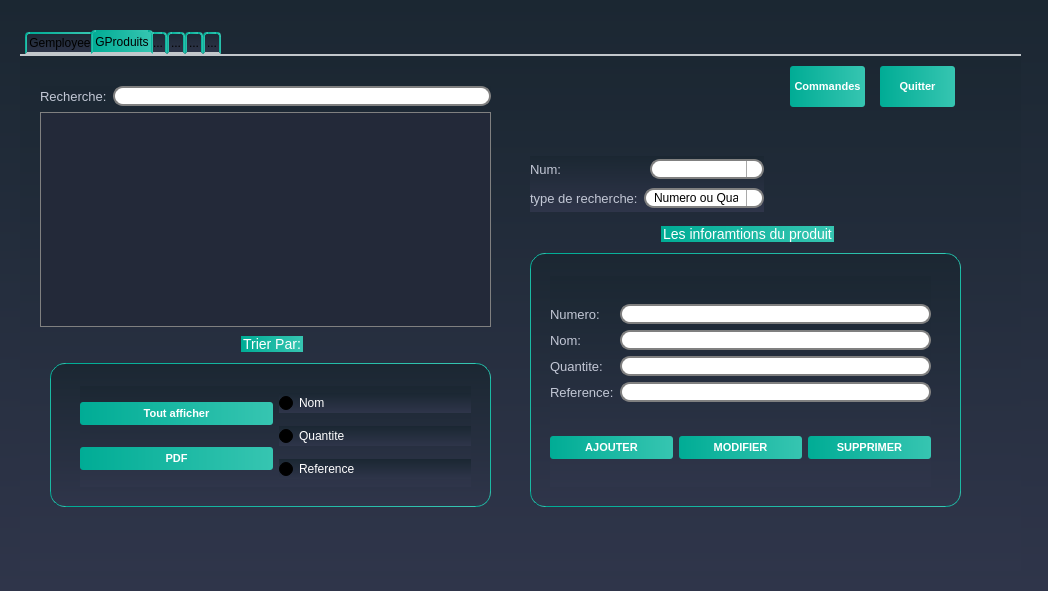
<?xml version="1.0" encoding="UTF-8"?>
<ui version="4.0">
 <class>Gproduits</class>
 <widget class="QDialog" name="Gproduits">
  <property name="geometry">
   <rect>
    <x>0</x>
    <y>0</y>
    <width>1048</width>
    <height>591</height>
   </rect>
  </property>
  <property name="windowTitle">
   <string>Dialog</string>
  </property>
  <property name="styleSheet">
   <string notr="true">/*-----QWidget-----*/

QWidget

{

	background-color: qlineargradient(spread:repeat, x1:1, y1:0, x2:1, y2:1, stop:0 rgba(27, 39, 50, 255),stop:1 rgba(47, 53, 74, 255));

	color: #000000;



}





/*-----QLabel-----*/

QLabel

{

	background-color: transparent;

	color: #c2c7d5;

	font-size: 13px;



}





/*-----QPushButton-----*/

QPushButton

{

	background-color: qlineargradient(spread:pad, x1:0, y1:0.511, x2:1, y2:0.511, stop:0 rgba(0, 172, 149, 255),stop:0.995192 rgba(54, 197, 177, 255));

	color: #fff;

	font-size: 11px;

	font-weight: bold;

	border: none;

	border-radius: 3px;

	padding: 5px;



}





QPushButton::pressed

{

	background-color: qlineargradient(spread:pad, x1:0, y1:0.511, x2:1, y2:0.511, stop:0 rgba(0, 207, 179, 255),stop:1 rgba(70, 255, 230, 255));



}





/*-----QCheckBox-----*/

QCheckBox

{

	background-color: transparent;

	color: #fff;

	font-size: 10px;

	font-weight: bold;

	border: none;

	border-radius: 5px;



}





/*-----QCheckBox-----*/

QCheckBox::indicator

{

    color: #b1b1b1;

    background-color: #323232;

    border: 1px solid darkgray;

    width: 12px;

    height: 12px;



}





QCheckBox::indicator:checked

{

    image:url(&quot;./ressources/check.png&quot;);

	background-color: qlineargradient(spread:pad, x1:0, y1:0.511, x2:1, y2:0.511, stop:0 rgba(0, 172, 149, 255),stop:0.995192 rgba(54, 197, 177, 255));;

    border: 1px solid #607cff;



}





QCheckBox::indicator:unchecked:hover

{

    border: 1px solid #08b099;



}





QCheckBox::disabled

{

	color: #656565;



}





QCheckBox::indicator:disabled

{

	background-color: #656565;

	color: #656565;

    border: 1px solid #656565;



}





/*-----QLineEdit-----*/

QLineEdit

{

	background-color: #c2c7d5;

	color: #000;

	font-weight: bold;

	border: none;

	border-radius: 2px;

	padding: 3px;



}







/*-----QListView-----*/

QListView

{

	background-color: qlineargradient(spread:pad, x1:1, y1:0, x2:1, y2:1, stop:0 rgba(50, 61, 80, 255),stop:1 rgba(44, 49, 69, 255));

	color: #fff;

	font-size: 12px;

	font-weight: bold;

	border: 1px solid #191919;

	show-decoration-selected: 0;



}





QListView::item

{

	color: #31cecb;

	background-color: #454e5e;

	border: none;

	padding: 5px;

	border-radius: 0px;

	padding-left : 10px;

	height: 42px;



}



QListView::item:selected

{

	color: #31cecb;

	background-color: #454e5e;



}





QListView::item:!selected

{

	color:white;

	background-color: transparent;

	border: none;

	padding-left : 10px;



}





QListView::item:!selected:hover

{

	color: #bbbcba;

	background-color: #454e5e;

	border: none;

	padding-left : 10px;



}





/*-----QTreeView-----*/

QTreeView 

{

	background-color: #232939;

	show-decoration-selected: 0;

	color: #c2c8d7;



}





QTreeView::item 

{

	border-top-color: transparent;

	border-bottom-color: transparent;



}





QTreeView::item:hover 

{

	background-color: #606060;

	color: #fff;



}





QTreeView::item:selected 

{

	background-color: #0ab19a;

	color: #fff;



}





QTreeView::item:selected:active

{

	background-color: #0ab19a;

	color: #fff;



}





QTreeView::branch:has-children:!has-siblings:closed,

QTreeView::branch:closed:has-children:has-siblings 

{

	image: url(://tree-closed.png);



}



QTreeView::branch:open:has-children:!has-siblings,

QTreeView::branch:open:has-children:has-siblings  

{

	image: url(://tree-open.png);



}





/*-----QTableView &amp; QTableWidget-----*/

QTableView

{

    background-color: #232939;

	border: 1px solid gray;

    color: #f0f0f0;

    gridline-color: #232939;

    outline : 0;



}





QTableView::disabled

{

    background-color: #242526;

    border: 1px solid #32414B;

    color: #656565;

    gridline-color: #656565;

    outline : 0;



}





QTableView::item:hover 

{

    background-color: #606060;

    color: #f0f0f0;



}





QTableView::item:selected 

{

	background-color: #0ab19a;

    color: #F0F0F0;



}





QTableView::item:selected:disabled

{

    background-color: #1a1b1c;

    border: 2px solid #525251;

    color: #656565;



}





QTableCornerButton::section

{

	background-color: #343a49;

    color: #fff;



}





QHeaderView::section

{

	color: #fff;

	border-top: 0px;

	border-bottom: 1px solid gray;

	border-right: 1px solid gray;

	background-color: #343a49;

    margin-top:1px;

	margin-bottom:1px;

	padding: 5px;



}





QHeaderView::section:disabled

{

    background-color: #525251;

    color: #656565;



}





QHeaderView::section:checked

{

    color: #fff;

    background-color: #0ab19a;



}





QHeaderView::section:checked:disabled

{

    color: #656565;

    background-color: #525251;



}





QHeaderView::section::vertical::first,

QHeaderView::section::vertical::only-one

{

    border-top: 1px solid #353635;



}





QHeaderView::section::vertical

{

    border-top: 1px solid #353635;



}





QHeaderView::section::horizontal::first,

QHeaderView::section::horizontal::only-one

{

    border-left: 1px solid #353635;



}





QHeaderView::section::horizontal

{

    border-left: 1px solid #353635;



}





/*-----QScrollBar-----*/

QScrollBar:horizontal 

{

    background-color: transparent;

    height: 8px;

    margin: 0px;

    padding: 0px;



}





QScrollBar::handle:horizontal 

{

    border: none;

	min-width: 100px;

    background-color: #56576c;



}





QScrollBar::add-line:horizontal, 

QScrollBar::sub-line:horizontal,

QScrollBar::add-page:horizontal, 

QScrollBar::sub-page:horizontal 

{

    width: 0px;

    background-color: transparent;



}





QScrollBar:vertical 

{

    background-color: transparent;

    width: 8px;

    margin: 0;



}





QScrollBar::handle:vertical 

{

    border: none;

	min-height: 100px;

    background-color: #56576c;



}





QScrollBar::add-line:vertical, 

QScrollBar::sub-line:vertical,

QScrollBar::add-page:vertical, 

QScrollBar::sub-page:vertical 

{

    height: 0px;

    background-color: transparent;



}

QGroupBox  {

    border: 1px solid gray;

    border-color: qlineargradient(spread:pad, x1:0, y1:0.511, x2:1, y2:0.511, stop:0 rgba(0, 172, 149, 255),stop:0.995192 rgba(54, 197, 177, 255));;

    margin-top: 27px;

    font-size: 14px;

    border-radius: 15px;

}



QGroupBox::title  {

    subcontrol-origin: margin;

    subcontrol-position: top center;

    padding: 5px 8000px 5px 8000px;

    background-color: qlineargradient(spread:pad, x1:0, y1:0.511, x2:1, y2:0.511, stop:0 rgba(0, 172, 149, 255),stop:0.995192 rgba(54, 197, 177, 255));;

    color: rgb(255, 255, 255);

}

QLineEdit {

    border: 2px solid gray;

    border-radius: 10px;

    padding: 0 8px;

    background: white;

    selection-background-color: darkgray;

}

QComboBox {

    border: 2px solid grey;

    border-radius: 10px;

    padding: 0 8px;

    min-width: 6em;

}



QComboBox:editable {

    background: white;

}



QComboBox:!editable, QComboBox::drop-down:editable {

     background: white;

}



/* QComboBox gets the &quot;on&quot; state when the popup is open */

QComboBox:!editable:on, QComboBox::drop-down:editable:on {

    background: qlineargradient(x1: 0, y1: 0, x2: 0, y2: 1,

                                stop: 0 #D3D3D3, stop: 0.4 #D8D8D8,

                                stop: 0.5 #DDDDDD, stop: 1.0 #E1E1E1);

}



QComboBox:on { /* shift the text when the popup opens */

    padding-top: 3px;

    padding-left: 4px;

}



QComboBox::drop-down {

    subcontrol-origin: padding;

    subcontrol-position: top right;

    width: 15px;



    border-left-width: 1px;

    border-left-color: darkgray;

    border-left-style: solid; /* just a single line */

    border-top-right-radius: 10px; /* same radius as the QComboBox */

    border-bottom-right-radius: 10px;

}



QComboBox::down-arrow {

    image: url(/usr/share/icons/crystalsvg/16x16/actions/1downarrow.png);

}



QComboBox::down-arrow:on { /* shift the arrow when popup is open */

    top: 1px;

    left: 1px;

}

QComboBox QAbstractItemView {

    border: 2px solid gray;

    selection-background-color: lightgray;

}

QTabWidget::pane { /* The tab widget frame */

    border-top: 2px solid #C2C7CB;

}



QTabWidget::tab-bar {

    left: 5px; /* move to the right by 5px */

}



/* Style the tab using the tab sub-control. Note that

    it reads QTabBar _not_ QTabWidget */

QTabBar::tab {

    background: qlineargradient(x1: 0, y1: 0, x2: 0, y2: 1,

                                stop: 0 #E1E1E1, stop: 0.4 #DDDDDD,

                                stop: 0.5 #D8D8D8, stop: 1.0 #D3D3D3);

    border: 2px solid qlineargradient(spread:pad, x1:0, y1:0.511, x2:1, y2:0.511, stop:0 rgba(0, 172, 149, 255),stop:0.995192 rgba(54, 197, 177, 255));;

    border-bottom-color: #C2C7CB; /* same as the pane color */

    border-top-left-radius: 4px;

    border-top-right-radius: 4px;

    min-width: 8ex;

    padding: 2px;

}



QTabBar::tab:selected, QTabBar::tab:hover {

    background: qlineargradient(spread:pad, x1:0, y1:0.511, x2:1, y2:0.511, stop:0 rgba(0, 172, 149, 255),stop:0.995192 rgba(54, 197, 177, 255));

}



QTabBar::tab:selected {

    border-color:qlineargradient(spread:pad, x1:0, y1:0.511, x2:1, y2:0.511, stop:0 rgba(0, 172, 149, 255),stop:0.995192 rgba(54, 197, 177, 255));

    border-bottom-color: #C2C7CB; /* same as pane color */

}



QTabBar::tab:!selected {

    margin-top: 2px; /* make non-selected tabs look smaller */

}



/* make use of negative margins for overlapping tabs */

QTabBar::tab:selected {

    /* expand/overlap to the left and right by 4px */

    margin-left: -4px;

    margin-right: -4px;

}



QTabBar::tab:first:selected {

    margin-left: 0; /* the first selected tab has nothing to overlap with on the left */

}



QTabBar::tab:last:selected {

    margin-right: 0; /* the last selected tab has nothing to overlap with on the right */

}



QTabBar::tab:only-one {

    margin: 0; /* if there is only one tab, we don't want overlapping margins */

}

QRadioButton{



	color:white;

	font:solid;

}

QDateEdit

{

    background-color: white;

	border: 2px solid grey;

    border-radius: 10px;

    padding: 0 8px;

    spacing: 5px; 

    min-width: 6em;

}





QDateEdit::drop-down {

    image: url(:/new/myapp/cbarrowdn.png);

    width:50px;

    height:15px;

    subcontrol-position: right top;

    subcontrol-origin:margin;

    background-color: white;

   	border: 2px solid grey;

    border-radius: 10px;

    padding: 0 8px;

    spacing: 5px; 

    min-width: 6em;

   spacing: 5px; 

}</string>
  </property>
  <widget class="QTabWidget" name="tab_employee_2">
   <property name="geometry">
    <rect>
     <x>20</x>
     <y>30</y>
     <width>1001</width>
     <height>541</height>
    </rect>
   </property>
   <property name="currentIndex">
    <number>1</number>
   </property>
   <widget class="QWidget" name="tab_employee">
    <attribute name="title">
     <string>Gemployee</string>
    </attribute>
   </widget>
   <widget class="QWidget" name="tab_6">
    <attribute name="title">
     <string>GProduits</string>
    </attribute>
    <widget class="QGroupBox" name="groupBox">
     <property name="geometry">
      <rect>
       <x>30</x>
       <y>280</y>
       <width>441</width>
       <height>171</height>
      </rect>
     </property>
     <property name="title">
      <string>Trier Par:</string>
     </property>
     <widget class="QWidget" name="layoutWidget">
      <property name="geometry">
       <rect>
        <x>30</x>
        <y>50</y>
        <width>391</width>
        <height>101</height>
       </rect>
      </property>
      <layout class="QHBoxLayout" name="horizontalLayout_4">
       <item>
        <layout class="QVBoxLayout" name="verticalLayout_6">
         <item>
          <widget class="QPushButton" name="tout_afficher_netoy">
           <property name="text">
            <string>Tout afficher</string>
           </property>
          </widget>
         </item>
         <item>
          <widget class="QPushButton" name="pdf_netoy">
           <property name="text">
            <string>PDF</string>
           </property>
          </widget>
         </item>
        </layout>
       </item>
       <item>
        <layout class="QVBoxLayout" name="verticalLayout_5">
         <item>
          <widget class="QRadioButton" name="tri_nom_netoy">
           <property name="text">
            <string>Nom</string>
           </property>
          </widget>
         </item>
         <item>
          <widget class="QRadioButton" name="tri_quantite_netoy">
           <property name="text">
            <string>Quantite</string>
           </property>
          </widget>
         </item>
         <item>
          <widget class="QRadioButton" name="tri_reference_netoy">
           <property name="text">
            <string>Reference</string>
           </property>
          </widget>
         </item>
        </layout>
       </item>
      </layout>
     </widget>
    </widget>
    <widget class="QGroupBox" name="groupBox_2">
     <property name="geometry">
      <rect>
       <x>510</x>
       <y>170</y>
       <width>431</width>
       <height>281</height>
      </rect>
     </property>
     <property name="title">
      <string>Les inforamtions du produit</string>
     </property>
     <widget class="QWidget" name="layoutWidget">
      <property name="geometry">
       <rect>
        <x>20</x>
        <y>50</y>
        <width>381</width>
        <height>211</height>
       </rect>
      </property>
      <layout class="QVBoxLayout" name="verticalLayout_3">
       <item>
        <layout class="QHBoxLayout" name="horizontalLayout">
         <item>
          <layout class="QVBoxLayout" name="verticalLayout_2">
           <item>
            <widget class="QLabel" name="label">
             <property name="text">
              <string>Numero:</string>
             </property>
            </widget>
           </item>
           <item>
            <widget class="QLabel" name="label_2">
             <property name="text">
              <string>Nom:</string>
             </property>
            </widget>
           </item>
           <item>
            <widget class="QLabel" name="label_3">
             <property name="text">
              <string>Quantite:</string>
             </property>
            </widget>
           </item>
           <item>
            <widget class="QLabel" name="label_4">
             <property name="text">
              <string>Reference:</string>
             </property>
            </widget>
           </item>
          </layout>
         </item>
         <item>
          <layout class="QVBoxLayout" name="verticalLayout">
           <item>
            <widget class="QLineEdit" name="line_num_netoy"/>
           </item>
           <item>
            <widget class="QLineEdit" name="line_nom_netoy"/>
           </item>
           <item>
            <widget class="QLineEdit" name="line_qty_netoy"/>
           </item>
           <item>
            <widget class="QLineEdit" name="line_ref_netoy"/>
           </item>
          </layout>
         </item>
        </layout>
       </item>
       <item>
        <layout class="QHBoxLayout" name="horizontalLayout_2">
         <item>
          <widget class="QPushButton" name="btn_ajout_netoy">
           <property name="text">
            <string>AJOUTER</string>
           </property>
          </widget>
         </item>
         <item>
          <widget class="QPushButton" name="btn_modif_netoy">
           <property name="text">
            <string>MODIFIER</string>
           </property>
          </widget>
         </item>
         <item>
          <widget class="QPushButton" name="btn_sup_netoy">
           <property name="text">
            <string>SUPPRIMER</string>
           </property>
          </widget>
         </item>
        </layout>
       </item>
      </layout>
     </widget>
    </widget>
    <widget class="QPushButton" name="quitter_netoy">
     <property name="geometry">
      <rect>
       <x>860</x>
       <y>10</y>
       <width>75</width>
       <height>41</height>
      </rect>
     </property>
     <property name="text">
      <string>Quitter</string>
     </property>
    </widget>
    <widget class="QPushButton" name="btn_cmd_netoy">
     <property name="geometry">
      <rect>
       <x>770</x>
       <y>10</y>
       <width>75</width>
       <height>41</height>
      </rect>
     </property>
     <property name="text">
      <string>Commandes</string>
     </property>
    </widget>
    <widget class="QLabel" name="label_info_netoy">
     <property name="geometry">
      <rect>
       <x>46</x>
       <y>464</y>
       <width>901</width>
       <height>20</height>
      </rect>
     </property>
     <property name="text">
      <string/>
     </property>
    </widget>
    <widget class="QWidget" name="layoutWidget">
     <property name="geometry">
      <rect>
       <x>20</x>
       <y>30</y>
       <width>451</width>
       <height>241</height>
      </rect>
     </property>
     <layout class="QVBoxLayout" name="verticalLayout_4">
      <item>
       <layout class="QHBoxLayout" name="horizontalLayout_3">
        <item>
         <widget class="QLabel" name="label_7">
          <property name="text">
           <string>Recherche:</string>
          </property>
         </widget>
        </item>
        <item>
         <widget class="QLineEdit" name="line_rech_netoy"/>
        </item>
       </layout>
      </item>
      <item>
       <widget class="QTableView" name="tabNetoy"/>
      </item>
     </layout>
    </widget>
    <widget class="QWidget" name="layoutWidget">
     <property name="geometry">
      <rect>
       <x>510</x>
       <y>100</y>
       <width>234</width>
       <height>56</height>
      </rect>
     </property>
     <layout class="QVBoxLayout" name="verticalLayout_7">
      <item>
       <layout class="QHBoxLayout" name="horizontalLayout_5">
        <item>
         <widget class="QLabel" name="label_5">
          <property name="text">
           <string>Num:</string>
          </property>
         </widget>
        </item>
        <item>
         <widget class="QComboBox" name="comboBox_modif_netoy"/>
        </item>
       </layout>
      </item>
      <item>
       <layout class="QHBoxLayout" name="horizontalLayout_6">
        <item>
         <widget class="QLabel" name="label_6">
          <property name="text">
           <string>type de recherche:</string>
          </property>
         </widget>
        </item>
        <item>
         <widget class="QComboBox" name="comboBox_rech_netoy">
          <item>
           <property name="text">
            <string>Numero ou Quantite</string>
           </property>
          </item>
          <item>
           <property name="text">
            <string>Nom</string>
           </property>
          </item>
          <item>
           <property name="text">
            <string>Reference</string>
           </property>
          </item>
         </widget>
        </item>
       </layout>
      </item>
     </layout>
    </widget>
   </widget>
   <widget class="QWidget" name="tab_4">
    <attribute name="title">
     <string>...</string>
    </attribute>
   </widget>
   <widget class="QWidget" name="tab_2">
    <attribute name="title">
     <string>...</string>
    </attribute>
   </widget>
   <widget class="QWidget" name="tab_3">
    <attribute name="title">
     <string>...</string>
    </attribute>
   </widget>
   <widget class="QWidget" name="tab_5">
    <attribute name="title">
     <string>...</string>
    </attribute>
   </widget>
  </widget>
 </widget>
 <resources/>
 <connections/>
</ui>
